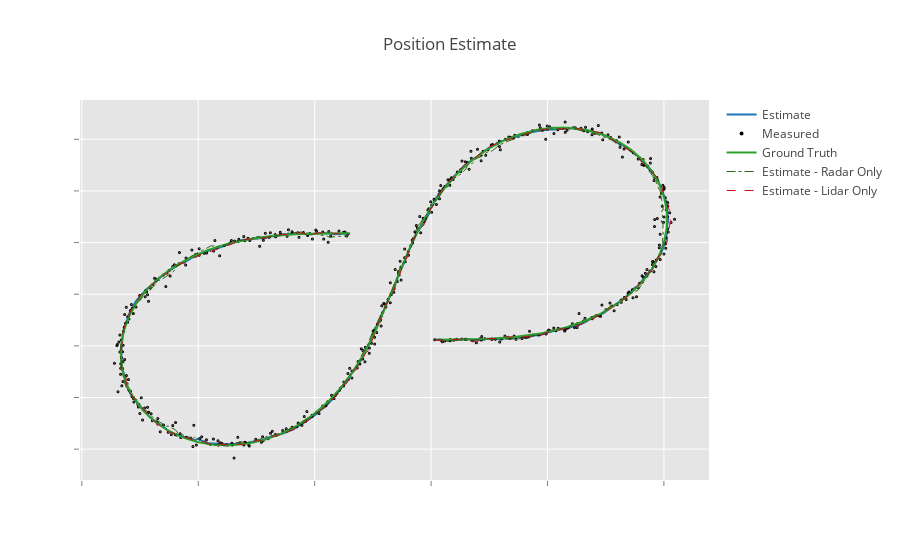

Notebook source saved alongside this figure:
### Code cell
#estimations
trace1 = Scatter(
    x=table_ukf_output['px_est'], #Px - Estimated
    y=table_ukf_output['py_est'], #Py - Estimated
    xaxis='x2',
    yaxis='y2',
    name='Estimate'

)

#measurement
trace2 = Scatter(
    x=table_ukf_output['px_meas'], # Px
    y=table_ukf_output['py_meas'], # Py
    xaxis='x2',
    yaxis='y2',
    name='Measured',
    mode='markers',
    marker = dict(
        size = 1,
        color = 'rgba(152, 0, 0, .8)',
        line = dict(
            width = 2,
            color = 'rgb(0, 0, 0)'
        )
    )
)

#ground truth
trace3 = Scatter(
    x=table_ukf_output['px_gt'], # Px - GT
    y=table_ukf_output['py_gt'], # Py - GT
    xaxis='x2',
    yaxis='y2',
    name='Ground Truth'
)

#estimate - radar only
trace4 = Scatter(
    x=table_ukf_output_radar['px_est'], # Px - GT
    y=table_ukf_output_radar['py_est'], # Py - GT
    xaxis='x2',
    yaxis='y2',
    name='Estimate - Radar Only',
     line = dict(
        color = ('rgb(50, 100, 24)'),
        width = 1,
        dash = 'dashdot') # dash options include 'dash', 'dot', and 'dashdot'
)

#estimate - lidar only
trace5 = Scatter(
    x=table_ukf_output_lidar['px_est'], # Px - GT
    y=table_ukf_output_lidar['py_est'], # Py - GT
    xaxis='x2',
    yaxis='y2',
    name='Estimate - Lidar Only',
     line = dict(
        color = ('rgb(205, 12, 24)'),
        width = 1,
        dash = 'dash') # dash options include 'dash', 'dot', and 'dashdot'
    

)


data = [trace1,trace2,trace3,trace4,trace5]

layout = Layout(
    xaxis2=dict(
   
        anchor='y2'
    ),
    yaxis2=dict(
    
        anchor='x2'
    )
)



layout = Layout(
        title='Position Estimate',
    paper_bgcolor='rgb(255,255,255)',
    plot_bgcolor='rgb(229,229,229)',
    xaxis2=dict(
        gridcolor='rgb(255,255,255)',
        showgrid=True,
        showline=False,
        showticklabels=False,
        tickcolor='rgb(127,127,127)',
        ticks='outside',
        zeroline=False
    ),
    yaxis2=dict(
        gridcolor='rgb(255,255,255)',
        showgrid=True,
        showline=False,
        showticklabels=False,
        tickcolor='rgb(127,127,127)',
        ticks='outside',
        zeroline=False
    ),
)
fig = Figure(data=data, layout=layout)
py.iplot(fig, filename= 'UKF')

### Figure 1 — Plotly figure (JSON) as saved in the notebook; plotly's stock layout.template omitted (floating-point values rounded to 4 significant figures; data arrays with more than 128 entries replaced by an {"elided": "..."} marker saying what was removed)
{"data": [{"name": "Estimate", "type": "scatter", "x": {"elided": "500 float values"}, "xaxis": "x2", "y": {"elided": "500 float values"}, "yaxis": "y2"}, {"marker": {"color": "rgba(152, 0, 0, .8)", "line": {"color": "rgb(0, 0, 0)", "width": 2}, "size": 1}, "mode": "markers", "name": "Measured", "type": "scatter", "x": {"elided": "500 float values"}, "xaxis": "x2", "y": {"elided": "500 float values"}, "yaxis": "y2"}, {"name": "Ground Truth", "type": "scatter", "x": {"elided": "500 float values"}, "xaxis": "x2", "y": {"elided": "500 float values"}, "yaxis": "y2"}, {"line": {"color": "rgb(50, 100, 24)", "dash": "dashdot", "width": 1}, "name": "Estimate - Radar Only", "type": "scatter", "x": {"elided": "500 float values"}, "xaxis": "x2", "y": {"elided": "500 float values"}, "yaxis": "y2"}, {"line": {"color": "rgb(205, 12, 24)", "dash": "dash", "width": 1}, "name": "Estimate - Lidar Only", "type": "scatter", "x": {"elided": "500 float values"}, "xaxis": "x2", "y": {"elided": "500 float values"}, "yaxis": "y2"}], "layout": {"paper_bgcolor": "rgb(255,255,255)", "plot_bgcolor": "rgb(229,229,229)", "title": "Position Estimate", "xaxis2": {"gridcolor": "rgb(255,255,255)", "showgrid": true, "showline": false, "showticklabels": false, "tickcolor": "rgb(127,127,127)", "ticks": "outside", "zeroline": false}, "yaxis2": {"gridcolor": "rgb(255,255,255)", "showgrid": true, "showline": false, "showticklabels": false, "tickcolor": "rgb(127,127,127)", "ticks": "outside", "zeroline": false}}}
